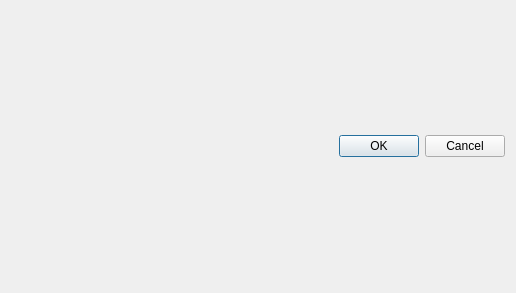
<?xml version="1.0" encoding="UTF-8"?>
<ui version="4.0">
 <class>Dialog</class>
 <widget class="QDialog" name="Dialog">
  <property name="geometry">
   <rect>
    <x>0</x>
    <y>0</y>
    <width>516</width>
    <height>293</height>
   </rect>
  </property>
  <property name="windowTitle">
   <string>Dialog</string>
  </property>
  <layout class="QGridLayout" name="gridLayout_2">
   <item row="0" column="0">
    <layout class="QGridLayout" name="gridLayout"/>
   </item>
   <item row="1" column="0">
    <widget class="QDialogButtonBox" name="buttonBox">
     <property name="orientation">
      <enum>Qt::Horizontal</enum>
     </property>
     <property name="standardButtons">
      <set>QDialogButtonBox::Cancel|QDialogButtonBox::Ok</set>
     </property>
    </widget>
   </item>
  </layout>
 </widget>
 <resources/>
 <connections>
  <connection>
   <sender>buttonBox</sender>
   <signal>accepted()</signal>
   <receiver>Dialog</receiver>
   <slot>accept()</slot>
   <hints>
    <hint type="sourcelabel">
     <x>248</x>
     <y>254</y>
    </hint>
    <hint type="destinationlabel">
     <x>157</x>
     <y>274</y>
    </hint>
   </hints>
  </connection>
  <connection>
   <sender>buttonBox</sender>
   <signal>rejected()</signal>
   <receiver>Dialog</receiver>
   <slot>reject()</slot>
   <hints>
    <hint type="sourcelabel">
     <x>316</x>
     <y>260</y>
    </hint>
    <hint type="destinationlabel">
     <x>286</x>
     <y>274</y>
    </hint>
   </hints>
  </connection>
 </connections>
</ui>
